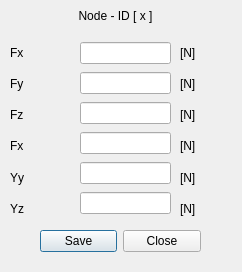
<?xml version="1.0" encoding="UTF-8"?>
<ui version="4.0">
 <class>Dialog</class>
 <widget class="QDialog" name="Dialog">
  <property name="geometry">
   <rect>
    <x>0</x>
    <y>0</y>
    <width>242</width>
    <height>272</height>
   </rect>
  </property>
  <property name="windowTitle">
   <string>Dialog</string>
  </property>
  <widget class="QWidget" name="widget" native="true">
   <property name="geometry">
    <rect>
     <x>0</x>
     <y>0</y>
     <width>241</width>
     <height>271</height>
    </rect>
   </property>
   <widget class="QWidget" name="verticalLayoutWidget">
    <property name="geometry">
     <rect>
      <x>0</x>
      <y>0</y>
      <width>231</width>
      <height>31</height>
     </rect>
    </property>
    <layout class="QVBoxLayout" name="verticalLayout">
     <item>
      <widget class="QLabel" name="label_node_id">
       <property name="text">
        <string>Node - ID [ x ]</string>
       </property>
       <property name="alignment">
        <set>Qt::AlignCenter</set>
       </property>
      </widget>
     </item>
    </layout>
   </widget>
   <widget class="QWidget" name="verticalLayoutWidget_2">
    <property name="geometry">
     <rect>
      <x>10</x>
      <y>40</y>
      <width>61</width>
      <height>181</height>
     </rect>
    </property>
    <layout class="QVBoxLayout" name="verticalLayout_2">
     <item>
      <widget class="QLabel" name="label_2">
       <property name="text">
        <string>Fx</string>
       </property>
      </widget>
     </item>
     <item>
      <widget class="QLabel" name="label_3">
       <property name="text">
        <string>Fy</string>
       </property>
      </widget>
     </item>
     <item>
      <widget class="QLabel" name="label_4">
       <property name="text">
        <string>Fz</string>
       </property>
      </widget>
     </item>
     <item>
      <widget class="QLabel" name="label_6">
       <property name="text">
        <string>Fx</string>
       </property>
      </widget>
     </item>
     <item>
      <widget class="QLabel" name="label_7">
       <property name="text">
        <string>Yy</string>
       </property>
      </widget>
     </item>
     <item>
      <widget class="QLabel" name="label_5">
       <property name="text">
        <string>Yz</string>
       </property>
      </widget>
     </item>
    </layout>
   </widget>
   <widget class="QWidget" name="verticalLayoutWidget_3">
    <property name="geometry">
     <rect>
      <x>80</x>
      <y>40</y>
      <width>91</width>
      <height>181</height>
     </rect>
    </property>
    <layout class="QVBoxLayout" name="verticalLayout_3">
     <item>
      <widget class="QLineEdit" name="line_ux"/>
     </item>
     <item>
      <widget class="QLineEdit" name="line_uy"/>
     </item>
     <item>
      <widget class="QLineEdit" name="line_uz"/>
     </item>
     <item>
      <widget class="QLineEdit" name="line_yx"/>
     </item>
     <item>
      <widget class="QLineEdit" name="line_yy"/>
     </item>
     <item>
      <widget class="QLineEdit" name="line_yz"/>
     </item>
    </layout>
   </widget>
   <widget class="QWidget" name="verticalLayoutWidget_4">
    <property name="geometry">
     <rect>
      <x>180</x>
      <y>40</y>
      <width>51</width>
      <height>181</height>
     </rect>
    </property>
    <layout class="QVBoxLayout" name="verticalLayout_4">
     <item>
      <widget class="QLabel" name="label_9">
       <property name="text">
        <string>[N]</string>
       </property>
      </widget>
     </item>
     <item>
      <widget class="QLabel" name="label_8">
       <property name="text">
        <string>[N]</string>
       </property>
      </widget>
     </item>
     <item>
      <widget class="QLabel" name="label_11">
       <property name="text">
        <string>[N]</string>
       </property>
      </widget>
     </item>
     <item>
      <widget class="QLabel" name="label_12">
       <property name="text">
        <string>[N]</string>
       </property>
      </widget>
     </item>
     <item>
      <widget class="QLabel" name="label_13">
       <property name="text">
        <string>[N]</string>
       </property>
      </widget>
     </item>
     <item>
      <widget class="QLabel" name="label_10">
       <property name="text">
        <string>[N]</string>
       </property>
      </widget>
     </item>
    </layout>
   </widget>
   <widget class="QDialogButtonBox" name="button_save_dof">
    <property name="geometry">
     <rect>
      <x>40</x>
      <y>230</y>
      <width>161</width>
      <height>23</height>
     </rect>
    </property>
    <property name="standardButtons">
     <set>QDialogButtonBox::Close|QDialogButtonBox::Save</set>
    </property>
   </widget>
  </widget>
 </widget>
 <resources/>
 <connections/>
</ui>
